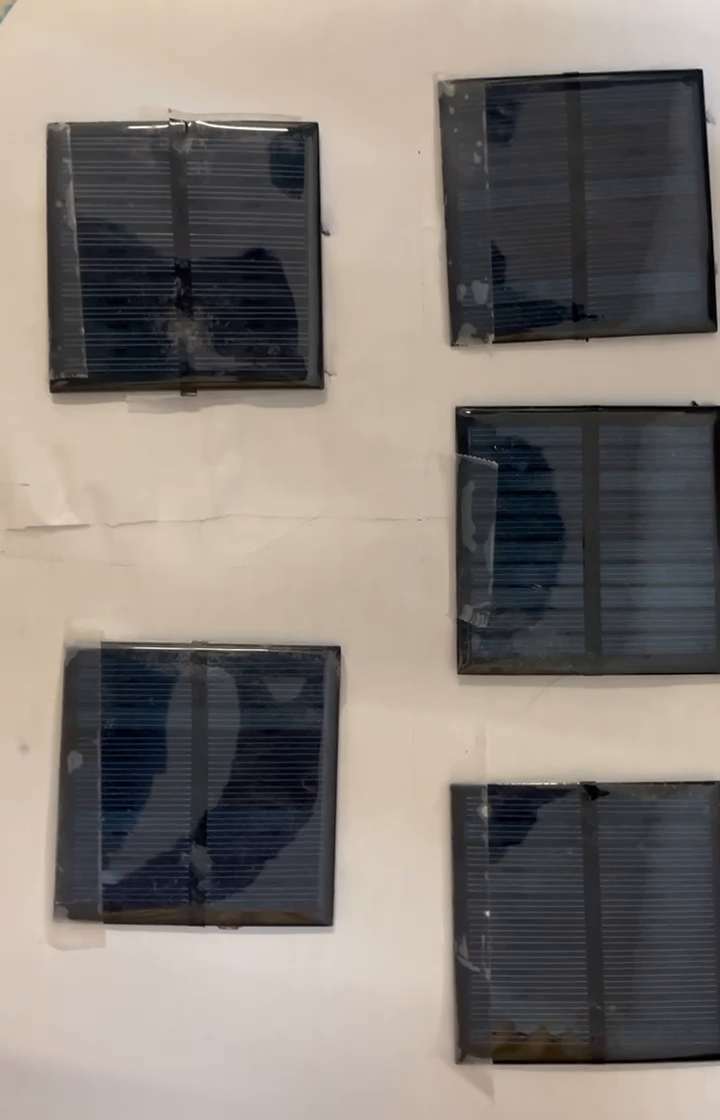
#> input picture frame 31 of ai/panel.mp4, 720 x 1120 px
$ python panel.py
#> lines starting #> are read from the running program, lines starting #| are printed output that depends on the picture; after the words box and inside, x2 and y2 are one past the last pixel; in counts of white or black regions, pixels touching at a corner belong together
import cv2
import numpy as np

def detect_panel_video(video_path):
#> called with video_path = 'panel.mp4'
    cap = cv2.VideoCapture(video_path)

    while True:
        ret, frame = cap.read()
#> frame is the input picture: shape (1120, 720, 3); mean B, G, R 117.3, 123.5, 130.8
        if not ret:
            break

        frame = cv2.resize(frame, (500, 500))
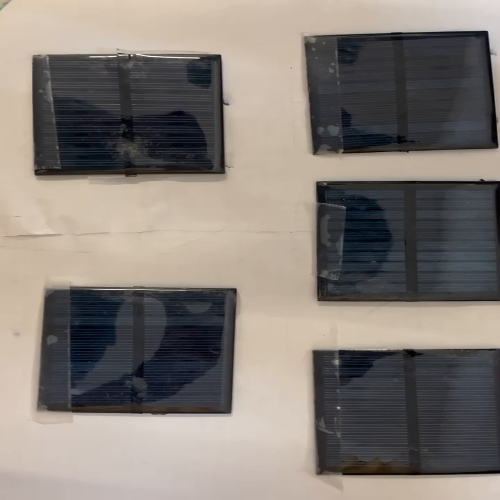
#> frame: shape (500, 500, 3); mean B, G, R 117.2, 123.4, 130.7
        gray = cv2.cvtColor(frame, cv2.COLOR_BGR2GRAY)
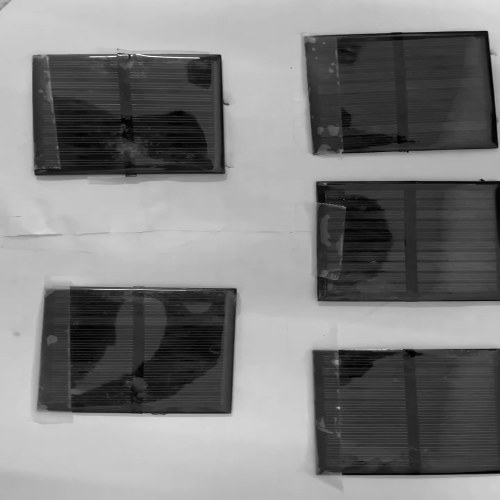
#> gray: shape (500, 500); min 0, max 247, mean 125
        blur = cv2.GaussianBlur(gray, (5, 5), 0)

        thresh = cv2.adaptiveThreshold(
            blur, 255,
            cv2.ADAPTIVE_THRESH_MEAN_C,
            cv2.THRESH_BINARY,
            25, 15
        )
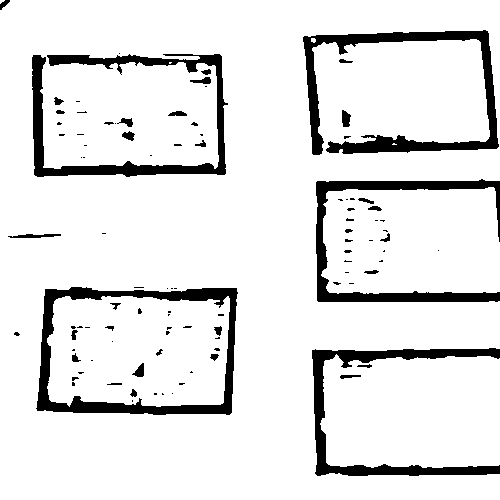
#> thresh: shape (500, 500); 89.5% white; 99 black regions (64 under 20 px), largest, box (x1, y1, x2, y2) and area: (36, 287, 238, 415) 5367, (303, 30, 499, 155) 5339, (32, 54, 228, 177) 5015

        total_pixels = frame.shape[0] * frame.shape[1]
#> total_pixels = 250000
        clean_pixels = cv2.countNonZero(thresh)
#> clean_pixels = 223705
        clean_ratio = (clean_pixels / total_pixels) * 100
#> clean_ratio = 89.48

        if clean_ratio < 80:
            status = "Clean Panel"
            color = (0, 255, 0)
        else:
            status = "Dirty Panel"
            color = (0, 0, 255)

        cv2.putText(frame, f"{status} ({clean_ratio:.1f}%)", (20, 40),
                    cv2.FONT_HERSHEY_SIMPLEX, 0.8, color, 3)
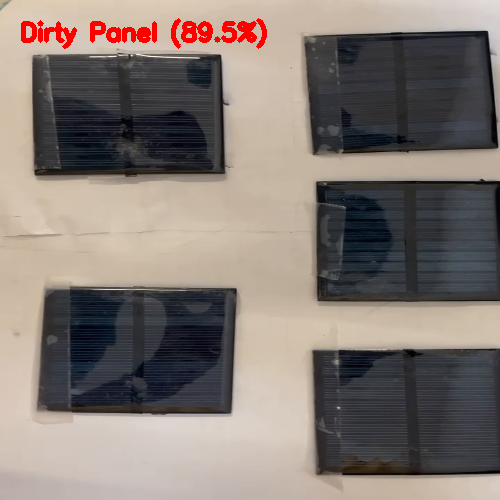
#> frame: shape (500, 500, 3); 1.18% of pixels changed, all inside (x1, y1, x2, y2) = (21, 18, 267, 49)

        cv2.imshow("Processed Video", frame)

        if cv2.waitKey(25) & 0xFF == ord('q'):  # press q to quit
#> (key q is pressed here)
            break

    cap.release()
    cv2.destroyAllWindows()

if __name__ == "__main__":
    detect_panel_video("panel.mp4")

$ run again, starting later in the video
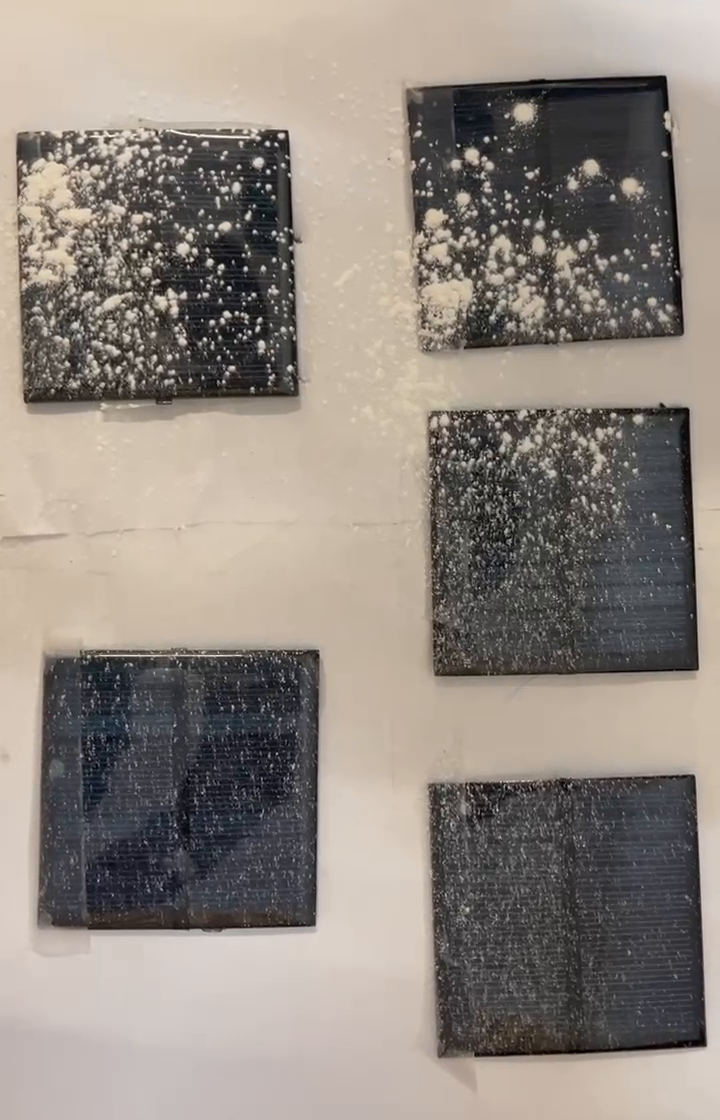
#> input picture frame 142 of ai/panel.mp4, 720 x 1120 px
#> in detect_panel_video, frame is the input picture: shape (1120, 720, 3); mean B, G, R 127.4, 135.4, 144.2
#> in detect_panel_video, `thresh = cv2.adaptiveThreshold( blur, 255, cv2.ADAPTIVE_THRESH_MEAN_C,..`:
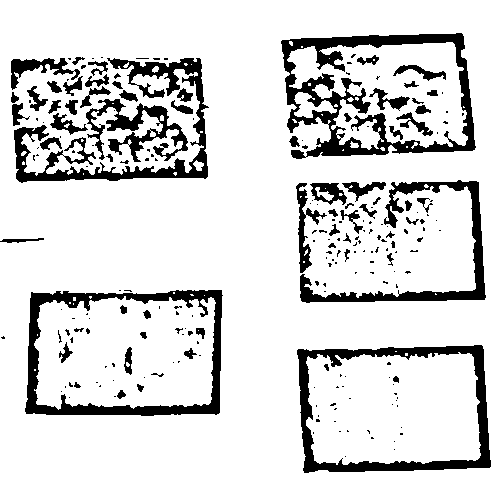
#> thresh: shape (500, 500); 85.4% white; 225 black regions (155 under 20 px), largest, box (x1, y1, x2, y2) and area: (281, 33, 476, 159) 7132, (25, 290, 223, 416) 5306, (297, 345, 491, 473) 5063
#> clean_pixels = 213414
#> clean_ratio = 85.37
#> in detect_panel_video, `cv2.putText(frame, f"{status} ({clean_ratio:.1f}%)", (20, 40), cv2.FON..`:
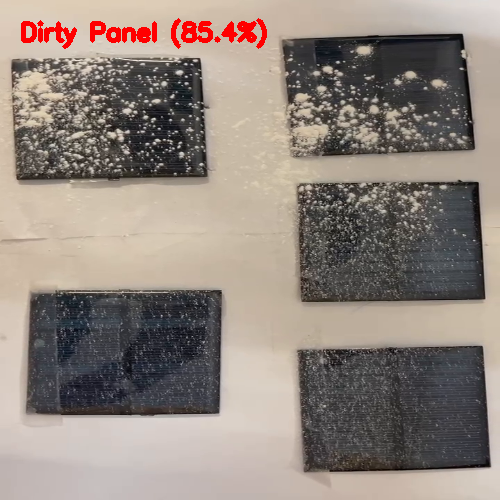
#> frame: shape (500, 500, 3); mean B, G, R 125.3, 133.1, 144.6

$ run again, starting later in the video
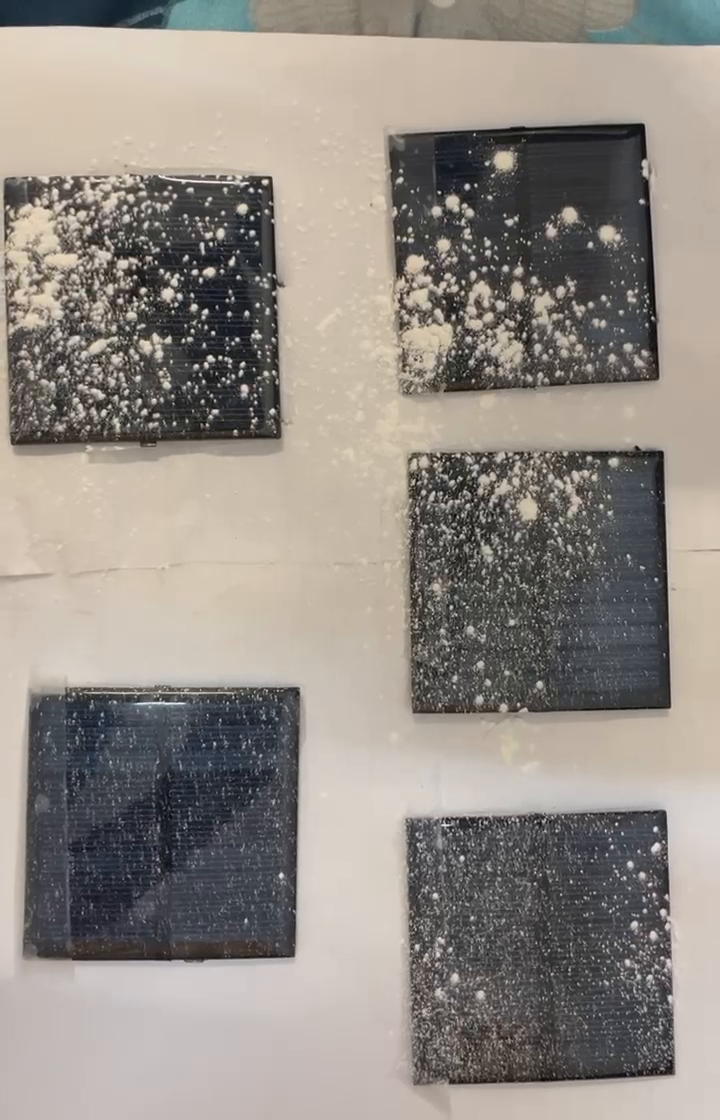
#> input picture frame 253 of ai/panel.mp4, 720 x 1120 px
#> in detect_panel_video, frame is the input picture: shape (1120, 720, 3); mean B, G, R 133, 139.9, 146.5
#> in detect_panel_video, `thresh = cv2.adaptiveThreshold( blur, 255, cv2.ADAPTIVE_THRESH_MEAN_C,..`:
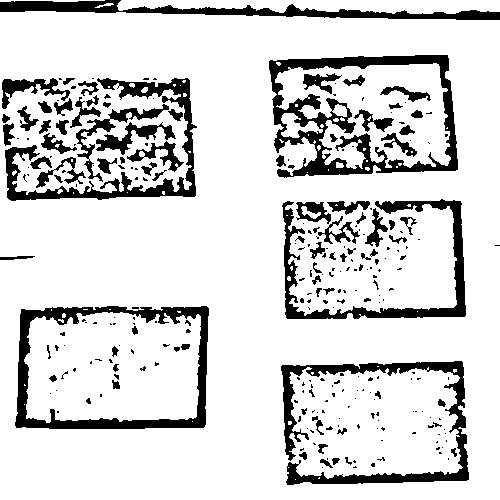
#> thresh: shape (500, 500); 84.1% white; 272 black regions (188 under 20 px), largest, box (x1, y1, x2, y2) and area: (269, 55, 458, 178) 6627, (15, 306, 209, 429) 5182, (281, 361, 469, 485) 4760
#> clean_pixels = 210285
#> clean_ratio = 84.11
#> in detect_panel_video, `cv2.putText(frame, f"{status} ({clean_ratio:.1f}%)", (20, 40), cv2.FON..`:
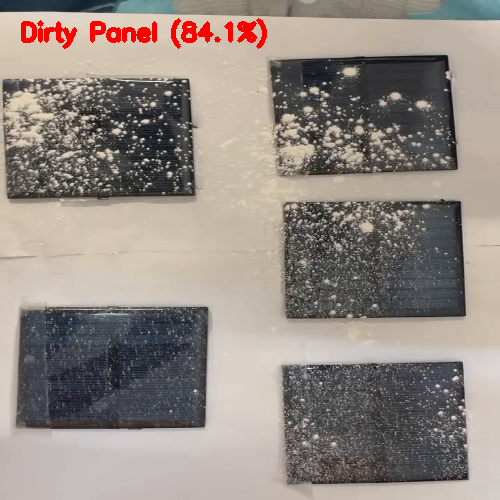
#> frame: shape (500, 500, 3); mean B, G, R 130.9, 137.6, 146.9
